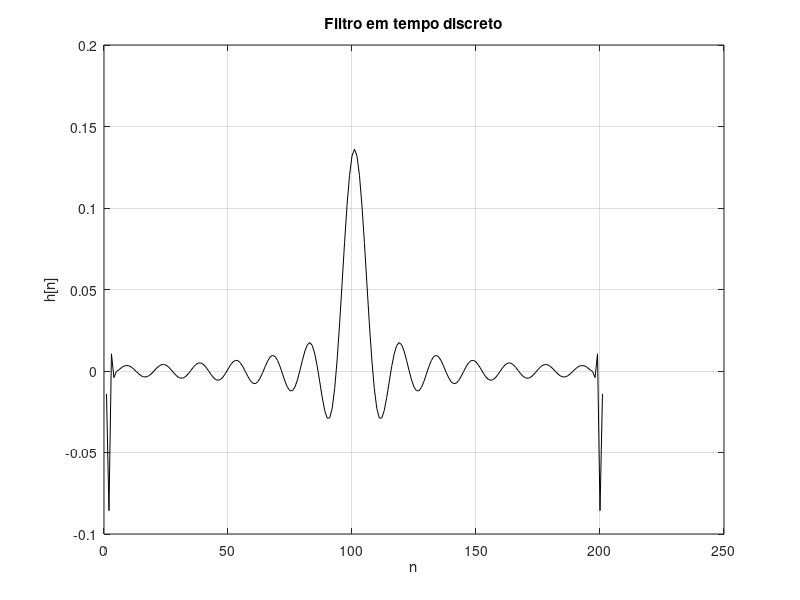
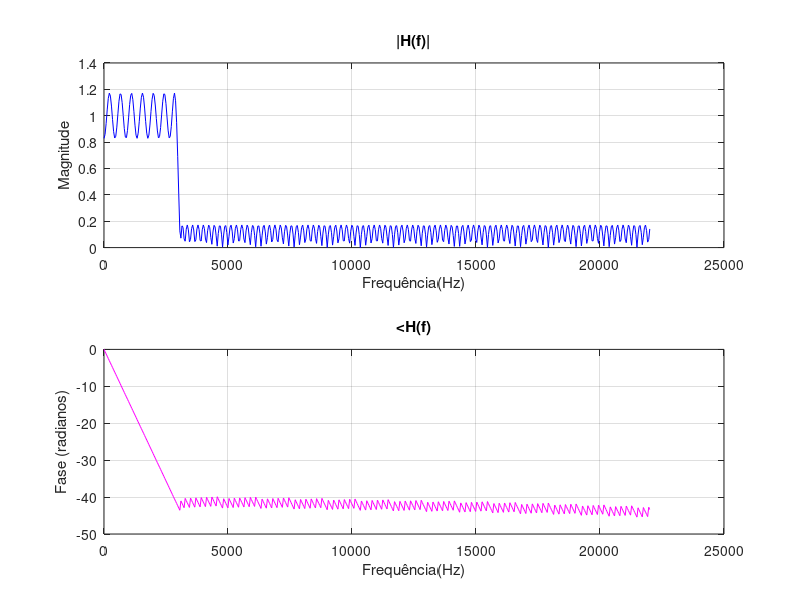

The MATLAB script that drew these images, in order:
pkg load signal

% Frequência de amostragem
Fs = 44100;
%Fs = 20000;

%Frequências de corte
fc = 3000;

%Frequencias em Hz do projeto do filtro
Fn = Fs/2;
delta_f = 100;
fs1 = (fc + delta_f/2);
fp1 = (fs1 - delta_f);

%Normalização das frequências do projeto para a função firpm
fs1_n = fs1/Fn;
fp1_n = fp1/Fn;

f = [0 fp1_n fs1_n 1];
a = [1 1 0 0];
M = 200;
h = firpm (M, f, a);

[H,f] = freqz(h);
f = f*Fn/(pi);
modH = abs(H);
FaseH = unwrap(angle(H));

%Filtro
figure;
plot(h,'-black')
xlabel('n');
ylabel('h[n]');
title('Filtro em tempo discreto');
grid on;

%Plotagem dos Espectros
figure;
subplot(2,1,1);
plot(f,modH,'-blue')
xlabel('Frequência(Hz)');
ylabel('Magnitude');
title('|H(f)|');
grid on;

subplot(2,1,2);
plot(f,FaseH,'-m')
xlabel('Frequência(Hz)');
ylabel('Fase (radianos)');
title('<H(f)');
grid on;
